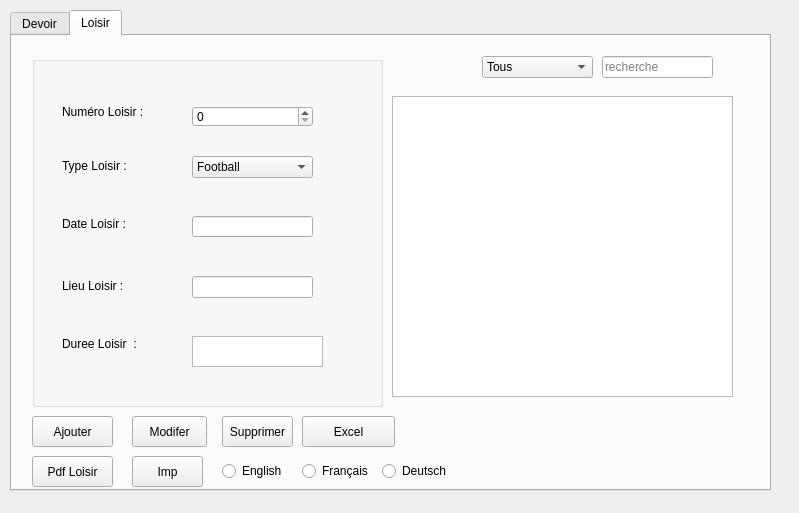
<?xml version="1.0" encoding="UTF-8"?>
<ui version="4.0">
 <class>LoisirDevoir</class>
 <widget class="QDialog" name="LoisirDevoir">
  <property name="geometry">
   <rect>
    <x>0</x>
    <y>0</y>
    <width>799</width>
    <height>513</height>
   </rect>
  </property>
  <property name="windowTitle">
   <string>Dialog</string>
  </property>
  <widget class="QTabWidget" name="tabWidget">
   <property name="geometry">
    <rect>
     <x>10</x>
     <y>10</y>
     <width>761</width>
     <height>481</height>
    </rect>
   </property>
   <property name="currentIndex">
    <number>1</number>
   </property>
   <widget class="QWidget" name="tab">
    <attribute name="title">
     <string>Devoir</string>
    </attribute>
    <widget class="QGroupBox" name="groupBox_4">
     <property name="geometry">
      <rect>
       <x>10</x>
       <y>10</y>
       <width>351</width>
       <height>351</height>
      </rect>
     </property>
     <property name="title">
      <string/>
     </property>
     <widget class="QLabel" name="NumDevoir">
      <property name="geometry">
       <rect>
        <x>30</x>
        <y>30</y>
        <width>111</width>
        <height>51</height>
       </rect>
      </property>
      <property name="text">
       <string>Numéro Devoir :</string>
      </property>
     </widget>
     <widget class="QLabel" name="DiffDevoir">
      <property name="geometry">
       <rect>
        <x>30</x>
        <y>100</y>
        <width>171</width>
        <height>20</height>
       </rect>
      </property>
      <property name="text">
       <string>Difficulté Devoir :</string>
      </property>
     </widget>
     <widget class="QLineEdit" name="StatutDev">
      <property name="geometry">
       <rect>
        <x>160</x>
        <y>160</y>
        <width>121</width>
        <height>21</height>
       </rect>
      </property>
     </widget>
     <widget class="QLabel" name="StatutDevoir">
      <property name="geometry">
       <rect>
        <x>30</x>
        <y>160</y>
        <width>131</width>
        <height>16</height>
       </rect>
      </property>
      <property name="text">
       <string>Statut Devoir :</string>
      </property>
     </widget>
     <widget class="QLabel" name="DateDevoir">
      <property name="geometry">
       <rect>
        <x>30</x>
        <y>280</y>
        <width>81</width>
        <height>16</height>
       </rect>
      </property>
      <property name="text">
       <string>Date Devoir :</string>
      </property>
     </widget>
     <widget class="QLabel" name="TacheDevoir">
      <property name="geometry">
       <rect>
        <x>30</x>
        <y>220</y>
        <width>101</width>
        <height>20</height>
       </rect>
      </property>
      <property name="text">
       <string>Tache Devoir :</string>
      </property>
     </widget>
     <widget class="QLineEdit" name="TacheDev">
      <property name="geometry">
       <rect>
        <x>160</x>
        <y>220</y>
        <width>121</width>
        <height>22</height>
       </rect>
      </property>
     </widget>
     <widget class="QSpinBox" name="NumeroDev">
      <property name="geometry">
       <rect>
        <x>160</x>
        <y>50</y>
        <width>121</width>
        <height>21</height>
       </rect>
      </property>
      <property name="minimum">
       <number>0</number>
      </property>
      <property name="maximum">
       <number>9999</number>
      </property>
      <property name="value">
       <number>0</number>
      </property>
     </widget>
     <widget class="QComboBox" name="DiffDev">
      <property name="geometry">
       <rect>
        <x>160</x>
        <y>100</y>
        <width>121</width>
        <height>22</height>
       </rect>
      </property>
      <item>
       <property name="text">
        <string>Facile</string>
       </property>
      </item>
      <item>
       <property name="text">
        <string>Moyen</string>
       </property>
      </item>
      <item>
       <property name="text">
        <string>Difficile</string>
       </property>
      </item>
     </widget>
     <widget class="QTextEdit" name="DateDev">
      <property name="geometry">
       <rect>
        <x>160</x>
        <y>280</y>
        <width>131</width>
        <height>31</height>
       </rect>
      </property>
     </widget>
    </widget>
    <widget class="QLineEdit" name="leRecherche">
     <property name="geometry">
      <rect>
       <x>600</x>
       <y>10</y>
       <width>111</width>
       <height>22</height>
      </rect>
     </property>
     <property name="placeholderText">
      <string>recherche</string>
     </property>
    </widget>
    <widget class="QPushButton" name="buttonAjouterDevoir">
     <property name="geometry">
      <rect>
       <x>10</x>
       <y>370</y>
       <width>81</width>
       <height>31</height>
      </rect>
     </property>
     <property name="text">
      <string>Ajouter</string>
     </property>
    </widget>
    <widget class="QPushButton" name="buttonSupprimerDevoir">
     <property name="geometry">
      <rect>
       <x>200</x>
       <y>370</y>
       <width>71</width>
       <height>31</height>
      </rect>
     </property>
     <property name="text">
      <string>Supprimer</string>
     </property>
    </widget>
    <widget class="QTableView" name="tabDevoir">
     <property name="geometry">
      <rect>
       <x>370</x>
       <y>50</y>
       <width>341</width>
       <height>301</height>
      </rect>
     </property>
     <property name="selectionBehavior">
      <enum>QAbstractItemView::SelectRows</enum>
     </property>
     <property name="sortingEnabled">
      <bool>true</bool>
     </property>
    </widget>
    <widget class="QPushButton" name="buttonModifererDevoir">
     <property name="geometry">
      <rect>
       <x>110</x>
       <y>370</y>
       <width>75</width>
       <height>31</height>
      </rect>
     </property>
     <property name="text">
      <string>Modifer</string>
     </property>
    </widget>
    <widget class="QComboBox" name="cbTriDevoir">
     <property name="geometry">
      <rect>
       <x>480</x>
       <y>10</y>
       <width>111</width>
       <height>22</height>
      </rect>
     </property>
     <item>
      <property name="text">
       <string>Tous</string>
      </property>
     </item>
     <item>
      <property name="text">
       <string>Numero Devoir</string>
      </property>
     </item>
     <item>
      <property name="text">
       <string>Difficulté Devoir</string>
      </property>
     </item>
     <item>
      <property name="text">
       <string>Statut Devoir</string>
      </property>
     </item>
     <item>
      <property name="text">
       <string>Tache Devoir</string>
      </property>
     </item>
     <item>
      <property name="text">
       <string>Date Devoir</string>
      </property>
     </item>
    </widget>
    <widget class="QPushButton" name="DevoirVideo">
     <property name="geometry">
      <rect>
       <x>10</x>
       <y>410</y>
       <width>81</width>
       <height>28</height>
      </rect>
     </property>
     <property name="text">
      <string>Video</string>
     </property>
    </widget>
    <widget class="QLabel" name="label_date_time">
     <property name="geometry">
      <rect>
       <x>380</x>
       <y>360</y>
       <width>211</width>
       <height>71</height>
      </rect>
     </property>
     <property name="font">
      <font>
       <pointsize>20</pointsize>
       <weight>75</weight>
       <bold>true</bold>
      </font>
     </property>
     <property name="text">
      <string/>
     </property>
    </widget>
    <widget class="QRadioButton" name="TradEngDev">
     <property name="geometry">
      <rect>
       <x>110</x>
       <y>410</y>
       <width>95</width>
       <height>20</height>
      </rect>
     </property>
     <property name="text">
      <string>English</string>
     </property>
    </widget>
    <widget class="QRadioButton" name="TradFrDev">
     <property name="geometry">
      <rect>
       <x>190</x>
       <y>410</y>
       <width>95</width>
       <height>20</height>
      </rect>
     </property>
     <property name="text">
      <string>French</string>
     </property>
    </widget>
    <widget class="QRadioButton" name="TradGerDev">
     <property name="geometry">
      <rect>
       <x>270</x>
       <y>410</y>
       <width>95</width>
       <height>20</height>
      </rect>
     </property>
     <property name="text">
      <string>Deutsch</string>
     </property>
    </widget>
    <widget class="QPushButton" name="DvExl">
     <property name="geometry">
      <rect>
       <x>280</x>
       <y>370</y>
       <width>93</width>
       <height>28</height>
      </rect>
     </property>
     <property name="text">
      <string>Excel</string>
     </property>
    </widget>
    <widget class="QLabel" name="homeDev">
     <property name="geometry">
      <rect>
       <x>640</x>
       <y>360</y>
       <width>111</width>
       <height>91</height>
      </rect>
     </property>
     <property name="text">
      <string>Home</string>
     </property>
    </widget>
   </widget>
   <widget class="QWidget" name="tab_2">
    <attribute name="title">
     <string>Loisir</string>
    </attribute>
    <widget class="QStackedWidget" name="stackedWidget_2">
     <property name="geometry">
      <rect>
       <x>20</x>
       <y>0</y>
       <width>771</width>
       <height>531</height>
      </rect>
     </property>
     <property name="currentIndex">
      <number>2</number>
     </property>
     <widget class="QWidget" name="afficherCarteFid">
      <widget class="QTableView" name="tabCarteFid">
       <property name="geometry">
        <rect>
         <x>10</x>
         <y>80</y>
         <width>741</width>
         <height>361</height>
        </rect>
       </property>
       <property name="selectionBehavior">
        <enum>QAbstractItemView::SelectRows</enum>
       </property>
       <property name="sortingEnabled">
        <bool>true</bool>
       </property>
      </widget>
      <widget class="QLineEdit" name="le_recherche_carteFid">
       <property name="geometry">
        <rect>
         <x>560</x>
         <y>40</y>
         <width>191</width>
         <height>22</height>
        </rect>
       </property>
       <property name="placeholderText">
        <string>recherche</string>
       </property>
      </widget>
      <widget class="QComboBox" name="cb_colone_carteFid">
       <property name="geometry">
        <rect>
         <x>360</x>
         <y>40</y>
         <width>191</width>
         <height>22</height>
        </rect>
       </property>
       <item>
        <property name="text">
         <string>Tous</string>
        </property>
       </item>
       <item>
        <property name="text">
         <string>NUM_CARTE</string>
        </property>
       </item>
       <item>
        <property name="text">
         <string>DATE_DE_CREATION</string>
        </property>
       </item>
       <item>
        <property name="text">
         <string>POINTS</string>
        </property>
       </item>
       <item>
        <property name="text">
         <string>TOTAL_ACHATS</string>
        </property>
       </item>
       <item>
        <property name="text">
         <string>STATUT</string>
        </property>
       </item>
       <item>
        <property name="text">
         <string>REMISE</string>
        </property>
       </item>
       <item>
        <property name="text">
         <string>MATRICULE_FISCALE</string>
        </property>
       </item>
      </widget>
      <widget class="QPushButton" name="button_ajouter_carteFid">
       <property name="geometry">
        <rect>
         <x>10</x>
         <y>470</y>
         <width>131</width>
         <height>31</height>
        </rect>
       </property>
       <property name="text">
        <string>Ajouter</string>
       </property>
      </widget>
      <widget class="QPushButton" name="button_supprimer_carteFid">
       <property name="geometry">
        <rect>
         <x>160</x>
         <y>470</y>
         <width>131</width>
         <height>31</height>
        </rect>
       </property>
       <property name="text">
        <string>Supprimer</string>
       </property>
      </widget>
      <widget class="QPushButton" name="pushButton_4">
       <property name="geometry">
        <rect>
         <x>620</x>
         <y>470</y>
         <width>131</width>
         <height>31</height>
        </rect>
       </property>
       <property name="text">
        <string>Retour</string>
       </property>
      </widget>
     </widget>
     <widget class="QWidget" name="ajoutClient_2">
      <widget class="QDialogButtonBox" name="validerAjout_cf">
       <property name="geometry">
        <rect>
         <x>570</x>
         <y>500</y>
         <width>193</width>
         <height>28</height>
        </rect>
       </property>
       <property name="standardButtons">
        <set>QDialogButtonBox::Cancel|QDialogButtonBox::Ok</set>
       </property>
      </widget>
     </widget>
     <widget class="QWidget" name="modifierClient_2">
      <widget class="QDialogButtonBox" name="validerModif_cf">
       <property name="geometry">
        <rect>
         <x>570</x>
         <y>500</y>
         <width>193</width>
         <height>28</height>
        </rect>
       </property>
       <property name="standardButtons">
        <set>QDialogButtonBox::Cancel|QDialogButtonBox::Ok</set>
       </property>
      </widget>
      <widget class="QComboBox" name="cbTriLoisir">
       <property name="geometry">
        <rect>
         <x>450</x>
         <y>20</y>
         <width>111</width>
         <height>22</height>
        </rect>
       </property>
       <item>
        <property name="text">
         <string>Tous</string>
        </property>
       </item>
       <item>
        <property name="text">
         <string>Numéro Loisir</string>
        </property>
       </item>
       <item>
        <property name="text">
         <string>Type Loisir</string>
        </property>
       </item>
       <item>
        <property name="text">
         <string>Date Loisir</string>
        </property>
       </item>
       <item>
        <property name="text">
         <string>Lieu Loisir</string>
        </property>
       </item>
       <item>
        <property name="text">
         <string>Duree Loisir</string>
        </property>
       </item>
      </widget>
      <widget class="QGroupBox" name="groupBox_7">
       <property name="geometry">
        <rect>
         <x>0</x>
         <y>20</y>
         <width>351</width>
         <height>351</height>
        </rect>
       </property>
       <property name="title">
        <string/>
       </property>
       <widget class="QLabel" name="NumLoisir">
        <property name="geometry">
         <rect>
          <x>30</x>
          <y>30</y>
          <width>111</width>
          <height>51</height>
         </rect>
        </property>
        <property name="text">
         <string>Numéro Loisir :</string>
        </property>
       </widget>
       <widget class="QLabel" name="TypeLoisir">
        <property name="geometry">
         <rect>
          <x>30</x>
          <y>100</y>
          <width>171</width>
          <height>20</height>
         </rect>
        </property>
        <property name="text">
         <string>Type Loisir :</string>
        </property>
       </widget>
       <widget class="QLineEdit" name="DateLois">
        <property name="geometry">
         <rect>
          <x>160</x>
          <y>160</y>
          <width>121</width>
          <height>21</height>
         </rect>
        </property>
       </widget>
       <widget class="QLabel" name="DateLoisir">
        <property name="geometry">
         <rect>
          <x>30</x>
          <y>160</y>
          <width>131</width>
          <height>16</height>
         </rect>
        </property>
        <property name="text">
         <string>Date Loisir :</string>
        </property>
       </widget>
       <widget class="QLabel" name="label_46">
        <property name="geometry">
         <rect>
          <x>30</x>
          <y>300</y>
          <width>55</width>
          <height>21</height>
         </rect>
        </property>
        <property name="text">
         <string/>
        </property>
       </widget>
       <widget class="QLabel" name="DureeLoisir">
        <property name="geometry">
         <rect>
          <x>30</x>
          <y>280</y>
          <width>91</width>
          <height>16</height>
         </rect>
        </property>
        <property name="text">
         <string>Duree Loisir  : </string>
        </property>
       </widget>
       <widget class="QLabel" name="LieuLoisir">
        <property name="geometry">
         <rect>
          <x>30</x>
          <y>220</y>
          <width>111</width>
          <height>20</height>
         </rect>
        </property>
        <property name="text">
         <string>Lieu Loisir :</string>
        </property>
       </widget>
       <widget class="QLineEdit" name="LieuLois">
        <property name="geometry">
         <rect>
          <x>160</x>
          <y>220</y>
          <width>121</width>
          <height>22</height>
         </rect>
        </property>
       </widget>
       <widget class="QSpinBox" name="NumeroLois">
        <property name="geometry">
         <rect>
          <x>160</x>
          <y>50</y>
          <width>121</width>
          <height>21</height>
         </rect>
        </property>
        <property name="minimum">
         <number>0</number>
        </property>
        <property name="maximum">
         <number>9999</number>
        </property>
        <property name="value">
         <number>0</number>
        </property>
       </widget>
       <widget class="QComboBox" name="TypeLois">
        <property name="geometry">
         <rect>
          <x>160</x>
          <y>100</y>
          <width>121</width>
          <height>22</height>
         </rect>
        </property>
        <item>
         <property name="text">
          <string>Football</string>
         </property>
        </item>
        <item>
         <property name="text">
          <string>Piscine</string>
         </property>
        </item>
        <item>
         <property name="text">
          <string>Promenade</string>
         </property>
        </item>
        <item>
         <property name="text">
          <string>Cinema</string>
         </property>
        </item>
        <item>
         <property name="text">
          <string>Camping</string>
         </property>
        </item>
       </widget>
       <widget class="QTextEdit" name="DureeLois">
        <property name="geometry">
         <rect>
          <x>160</x>
          <y>280</y>
          <width>131</width>
          <height>31</height>
         </rect>
        </property>
       </widget>
      </widget>
      <widget class="QPushButton" name="buttonModifererLoisir">
       <property name="geometry">
        <rect>
         <x>100</x>
         <y>380</y>
         <width>75</width>
         <height>31</height>
        </rect>
       </property>
       <property name="text">
        <string>Modifer</string>
       </property>
      </widget>
      <widget class="QPushButton" name="buttonSupprimerLoisir">
       <property name="geometry">
        <rect>
         <x>190</x>
         <y>380</y>
         <width>71</width>
         <height>31</height>
        </rect>
       </property>
       <property name="text">
        <string>Supprimer</string>
       </property>
      </widget>
      <widget class="QLineEdit" name="leRechercheLoisir">
       <property name="geometry">
        <rect>
         <x>570</x>
         <y>20</y>
         <width>111</width>
         <height>22</height>
        </rect>
       </property>
       <property name="placeholderText">
        <string>recherche</string>
       </property>
      </widget>
      <widget class="QPushButton" name="buttonAjouterLoisir">
       <property name="geometry">
        <rect>
         <x>0</x>
         <y>380</y>
         <width>81</width>
         <height>31</height>
        </rect>
       </property>
       <property name="text">
        <string>Ajouter</string>
       </property>
      </widget>
      <widget class="QTableView" name="tabLoisir">
       <property name="geometry">
        <rect>
         <x>360</x>
         <y>60</y>
         <width>341</width>
         <height>301</height>
        </rect>
       </property>
       <property name="selectionBehavior">
        <enum>QAbstractItemView::SelectRows</enum>
       </property>
       <property name="sortingEnabled">
        <bool>true</bool>
       </property>
      </widget>
      <widget class="QPushButton" name="PdfLoisir">
       <property name="geometry">
        <rect>
         <x>0</x>
         <y>420</y>
         <width>81</width>
         <height>31</height>
        </rect>
       </property>
       <property name="text">
        <string>Pdf Loisir</string>
       </property>
      </widget>
      <widget class="QPushButton" name="ImprimerLoisir">
       <property name="geometry">
        <rect>
         <x>100</x>
         <y>420</y>
         <width>71</width>
         <height>31</height>
        </rect>
       </property>
       <property name="text">
        <string>Imp</string>
       </property>
      </widget>
      <widget class="QRadioButton" name="TradEngLois">
       <property name="geometry">
        <rect>
         <x>190</x>
         <y>425</y>
         <width>95</width>
         <height>20</height>
        </rect>
       </property>
       <property name="text">
        <string>English</string>
       </property>
      </widget>
      <widget class="QRadioButton" name="TradFrLois">
       <property name="geometry">
        <rect>
         <x>270</x>
         <y>425</y>
         <width>95</width>
         <height>20</height>
        </rect>
       </property>
       <property name="text">
        <string>Français</string>
       </property>
      </widget>
      <widget class="QRadioButton" name="TradGerLois">
       <property name="geometry">
        <rect>
         <x>350</x>
         <y>425</y>
         <width>95</width>
         <height>20</height>
        </rect>
       </property>
       <property name="text">
        <string>Deutsch</string>
       </property>
      </widget>
      <widget class="QPushButton" name="LoisXl">
       <property name="geometry">
        <rect>
         <x>270</x>
         <y>380</y>
         <width>93</width>
         <height>31</height>
        </rect>
       </property>
       <property name="text">
        <string>Excel</string>
       </property>
      </widget>
     </widget>
    </widget>
   </widget>
  </widget>
 </widget>
 <resources/>
 <connections/>
</ui>
